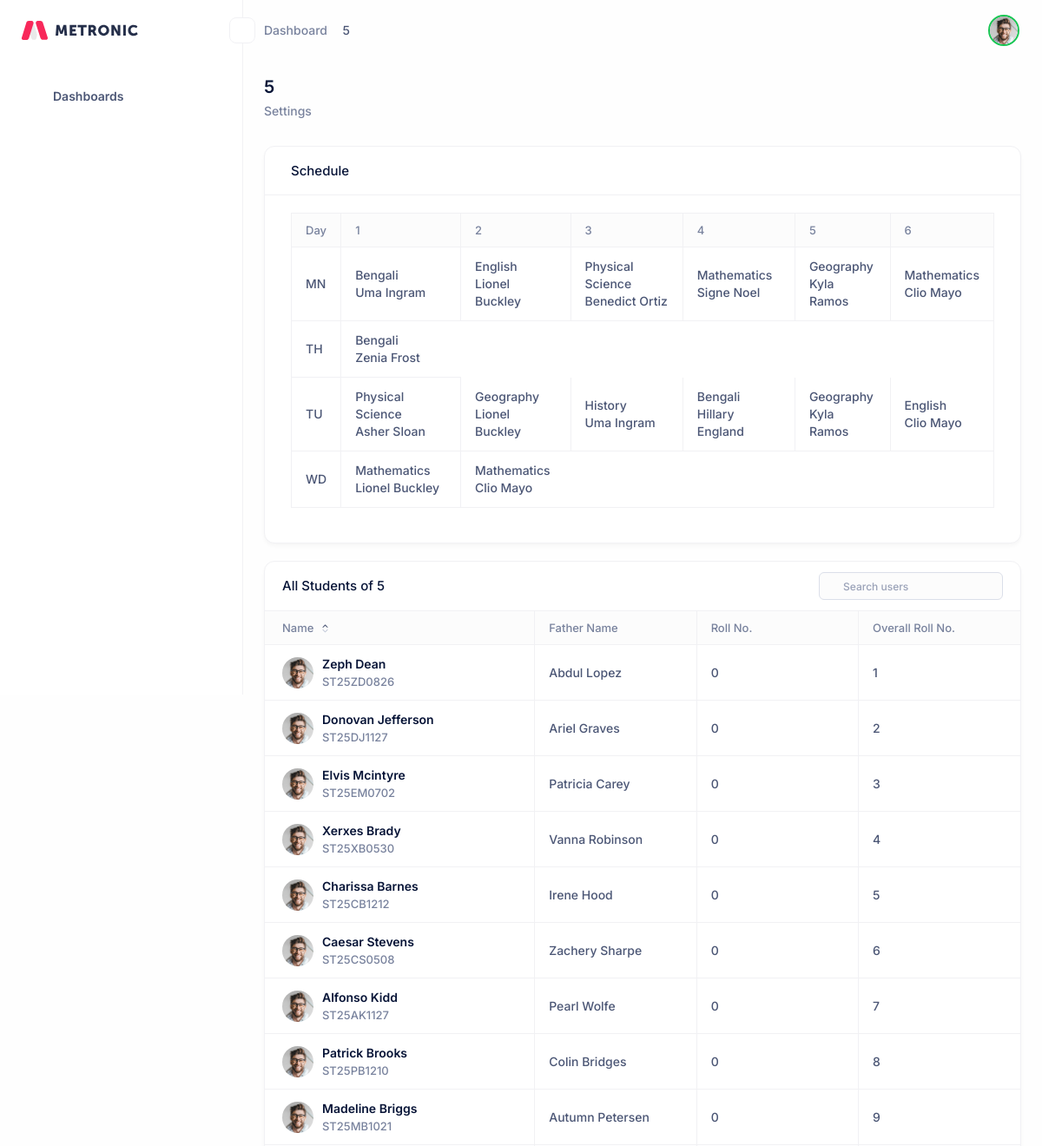
The page /class/9/ (upper part) on the database as committed earlier.
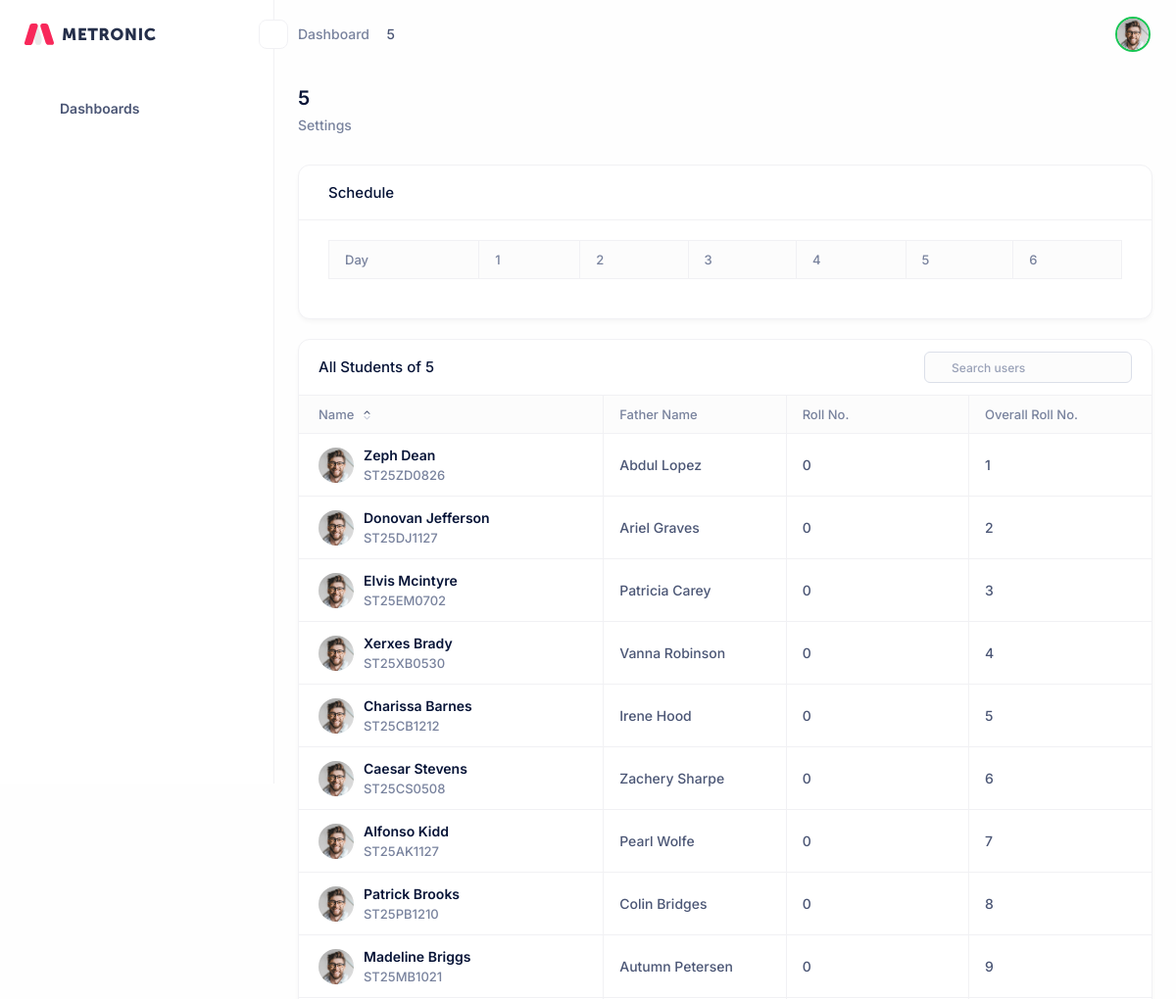
The same page on the database as committed later.
### academics/models.py (models this page shows, shortened)
class Schedule(models.Model):
    DAY_CHOICES = (
        ('', '---'),
        ('1MN', 'Monday'),
        ('2TU', 'Tuesday'),
        ('3WD', 'Wednesday'),
        ('4TH', 'Thursday'),
        ('5FR', 'Friday'),
    )
    PERIOD_CHOICES = (
        ('', '---'),
        ('1', '1st Period'),
        ('2', '2nd Period'),
        ('3', '3rd Period'),
        ('4', '4th Period'),
        ('5', '5th Period'),
        ('6', '6th Period'),
    )
    grade = models.ForeignKey('academics.Grade', on_delete=models.CASCADE, related_name="schedules")
    day = models.CharField(max_length=5, choices=DAY_CHOICES)
    period = models.CharField(max_length=5, choices=PERIOD_CHOICES)
    subject = models.ForeignKey('academics.Subject', on_delete=models.CASCADE, related_name="schedules")
    teacher = models.ForeignKey(User, on_delete=models.SET_NULL, null=True, limit_choices_to={'type' : 'TE'})
    class Meta:
        unique_together = (('day', 'period', 'teacher'), ('day', 'period', 'grade'))

class Subject(models.Model):
    name = models.CharField(max_length=50)
    code = models.CharField(max_length=10, unique=True)
    grade = models.ForeignKey(Grade, on_delete=models.CASCADE, related_name="subjects")

### account/models.py (models this page shows, shortened)
class User(AbstractUser):
    GENDER_CHOICES = (
        ('M', 'Male'),
        ('F', 'Female'),
        ('O', 'Other')
    )
    BLOOD_GROUP_CHOICE = (
        ('ap', 'A +'),
        ('an', 'A -'),
        ('bp', 'B +'),
        ('bn', 'B -'),
        ('abp', 'AB +'),
        ('abn', 'AB -'),
        ('op', 'O +'),
        ('on', 'O -'),
    )
    USER_TYPE = (
        ('TE', 'Teacher'),
        ('ST', 'Student'),
        ('AD', 'Admin'),
    )
    CASTE_CHOICE = (
        ('GN', 'General'),
        ('SC', 'SC'),
        ('ST', 'ST'),
        ('OB', 'OBC'),
    )
    RELIGION_CHOICE = (
        ('H', 'Hindu'),
        ('M', 'Muslim'),
        ('S', 'Sikh'),
        ('O', 'Other')
    )
    role = models.ManyToManyField(Role, blank=True)
    type = models.CharField(max_length=5, choices=USER_TYPE, default='ST')
    date_of_birth = models.DateField(null=True)
    date_joined = models.DateField(auto_now_add=True)
    gender = models.CharField(max_length=10, choices=GENDER_CHOICES, default='M')
    address = models.CharField(max_length=200, null=True)
    blood_group = models.CharField(max_length=5, null=True, choices=BLOOD_GROUP_CHOICE)
    profile_image = models.ImageField(upload_to='user/', null=True, blank=True)
    caste = models.CharField(max_length=5, null=True, choices=CASTE_CHOICE)
    religion = models.CharField(max_length=5, null=True, choices=RELIGION_CHOICE)
    def __str__(self):
        return self.get_full_name()

class StudentProfile(models.Model):
    user = models.OneToOneField(User, on_delete=models.CASCADE, related_name='student_profile', editable=False, limit_choices_to={'role': 'ST'})
    grade = models.ForeignKey('academics.Grade', on_delete=models.SET_NULL, null=True)
    roll = models.IntegerField(null=True)
    total_roll = models.IntegerField(null=True)
    father_name = models.CharField(max_length=200, null=True)
    father_email = models.EmailField(null=True)
    father_phone = models.CharField(max_length=15, null=True)
    mother_name = models.CharField(max_length=200, null=True)
    mother_email = models.EmailField(null=True)
    mother_phone = models.CharField(max_length=15, null=True)

### academics/views.py (the view, shortened to what this page needs)
# urls.py: path('class/<int:pk>/', ClassDetailView.as_view(), name='class_details'),
class ClassDetailView(DetailView):
    model = Grade
    template_name = 'academics/class_detail.html'
    context_object_name = 'class'
    def get_context_data(self, **kwargs):
        context = super().get_context_data(**kwargs)
        grade = Grade.objects.get(id=self.kwargs['pk'])
        context['students'] = StudentProfile.objects.filter(grade=grade).order_by('roll')
        context['subjects'] = Subject.objects.filter(grade=grade)
        context['form'] = AddScheduleForm(grade=grade)
        schedules = Schedule.objects.filter(grade=grade).select_related('grade', 'subject', 'teacher').order_by('day', 'period')
        grouped_schedules = defaultdict(list)
        for schedule in schedules:
            grouped_schedules[schedule.day].append(schedule)
        context['grouped_schedules'] = dict(grouped_schedules)
        fees = Fees.objects.filter(grade=grade)
        context['fees'] = fees
        return context

### academics/forms.py
class AddScheduleForm(forms.Form):
    DAY_CHOICES = (
        ('', '---'),
        ('MN', 'Monday'),
        ('TU', 'Tuesday'),
        ('WD', 'Wednesday'),
        ('TH', 'Thursday'),
        ('FR', 'Friday'),
    )
    PERIOD_CHOICES = (
        ('', '---'),
        ('1', '1st Period'),
        ('2', '2nd Period'),
        ('3', '3rd Period'),
        ('4', '4th Period'),
        ('5', '5th Period'),
        ('6', '6th Period'),
    )
    day = forms.ChoiceField(choices=DAY_CHOICES, widget=forms.Select(attrs={'class': 'select'}))
    period = forms.ChoiceField(choices=PERIOD_CHOICES, widget=forms.Select(attrs={'class': 'select'}))
    subject = forms.ModelChoiceField(queryset=Subject.objects.none(), widget=forms.Select(attrs={'class': 'select'}))
    teacher = forms.ModelChoiceField(queryset=User.objects.filter(type='TE'), widget=forms.Select(attrs={'class': 'select'}))
    class Meta:
        model = Schedule
        fields = ['day', 'period', 'subject', 'teacher']
    def __init__(self, grade, *args, **kwargs):
        super().__init__(*args, **kwargs)
        self.fields['subject'].queryset = Subject.objects.filter(grade=grade)

### templates/academics/class_detail.html (shortened to what the changed rows need)
{% extends 'base_site.html' %}
{% load my_tags %}
{% block content %}
    <div class="container-fixed">
        <div class="flex flex-wrap items-center lg:items-end justify-between gap-5 pb-7.5">
            <div class="flex flex-col justify-center gap-2">
                <h1 class="text-xl font-semibold leading-none text-gray-900">{{ class.name }}</h1>
            </div>
        </div>
    </div>
    <div class="container-fixed">
        <div class="card">
            <div class="card-header flex-wrap gap-2" id="schedule">
                <h2 class="card-title font-medium text-md">Schedule</h2>
            </div>
            <div class="card-body">
                <table class="table table-auto table-border mb-5" id="schedule_table">
                    <thead>
                        <tr>
                            <th>Day</th>
                            <th>1</th>
                            <th>2</th>
                            <th>3</th>
                            <th>4</th>
                            <th>5</th>
                            <th>6</th>
                        </tr>
                    </thead>
                    <tbody>
                        {% for day, schedules in grouped_schedules.items %}
                            <tr>
                                <td>{{ day }}</td>
                                {% for schedule in schedules %}
                                    <td>
                                        {{ schedule.subject.name }} <br>
                                        {{ schedule.teacher }}
                                    </td>
                                {% endfor %}
                            </tr>
                        {% endfor %}
                    </tbody>
                </table>
            </div>
        </div>
        <div class="card card-grid mt-5">
            <div class="card-header flex-wrap gap-2" id="all_student">
                <h2 class="card-title font-medium text-md">All Students of {{ class.name }}</h2>
            </div>
            <div class="card-body">
                {% if students %}
                    <div data-datatable="false" id="student_table">
                        <div class="scrollable-x-auto">
                            <table class="table table-auto table-border" data-datatable-table="true">
                                <thead>
                                    <tr>
                                        <th class="min-w-[300px]">
                                            <span class="sort asc">
                                                <span class="sort-label"> Name</span>
                                                <span class="sort-icon"></span>
                                            </span>
                                        </th>
                                        <th class="min-w-[180px]">Father Name</th>
                                        <th class="min-w-[180px]">Roll No.</th>
                                        <th class="min-w-[180px]">Overall Roll No.</th>
                                    </tr>
                                </thead>
                                <tbody>
                                    {% for student in students %}
                                        <tr>
                                            <td>
                                                <div class="flex items-center gap-2.5">
                                                    {% if student.user.profile_image %}
                                                        <img alt="{{ student.user.get_full_name }}" class="rounded-full size-9 shrink-0" src="/media/{{ student.user.profile_image }}" />
                                                    {% else %}
                                                        <img alt="{{ student.user.get_full_name }}" class="rounded-full size-9 shrink-0" src="/static/media/avatars/300-2.png">
                                                    {% endif %}
                                                    <div class="flex flex-col">
                                                        <a href="#" class="text-sm font-semibold text-gray-900 mb-px">{{ student.user.get_full_name }}</a>
                                                        <span class="text-2sm font-medium text-gray-600 hover:text-primary-active">{{ student.user.username }}</span>
                                                    </div>
                                                </div>
                                            </td>
                                            <td>{{ student.father_name }}</td>
                                            <td>{{ student.roll }}</td>
                                            <td>{{ student.total_roll }}</td>
                                        </tr>
                                    {% endfor %}
                                </tbody>
                            </table>
                        </div>
                    </div>
                {% endif %}
            </div>
        </div>
    </div>
{% endblock content %}

Rows that differ between the two databases and show on the page:
removed Schedule: day "MN", subject.name "Bengali", teacher "Uma Ingram"
removed Schedule: subject.name "English", teacher "Lionel Buckley", shown under "MN"
removed Schedule: subject.name "Physical Science", teacher "Benedict Ortiz", shown under "MN"
removed Schedule: subject.name "Mathematics", teacher "Signe Noel", shown under "MN"
removed Schedule: subject.name "Geography", teacher "Kyla Ramos", shown under "MN"
removed Schedule: subject.name "Mathematics", teacher "Clio Mayo", shown under "MN"
removed Schedule: day "TH", subject.name "Bengali", teacher "Zenia Frost"
removed Schedule: day "TU", subject.name "Physical Science", teacher "Asher Sloan"
removed Schedule: subject.name "Geography", teacher "Lionel Buckley", shown under "TU"
removed Schedule: subject.name "History", teacher "Uma Ingram", shown under "TU"
removed Schedule: subject.name "Bengali", teacher "Hillary England", shown under "TU"
removed Schedule: subject.name "Geography", teacher "Kyla Ramos", shown under "TU"
removed Schedule: subject.name "English", teacher "Clio Mayo", shown under "TU"
removed Schedule: day "WD", subject.name "Mathematics", teacher "Lionel Buckley"
removed Schedule: subject.name "Mathematics", teacher "Clio Mayo", shown under "WD"
